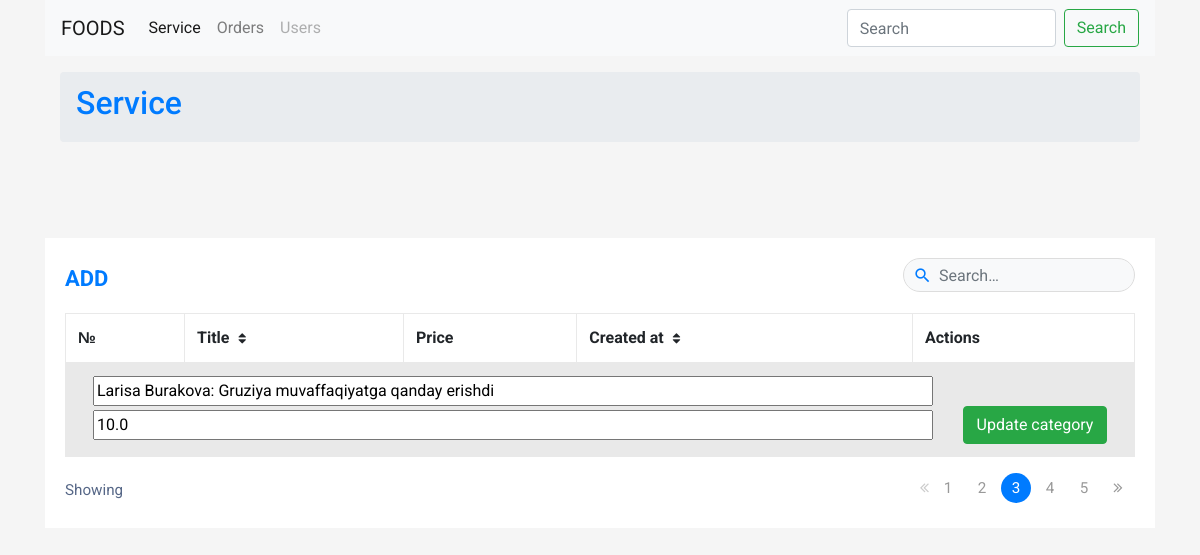
The app's page /update/1/ with its own data.
### service/models.py (models this page shows, shortened)
class ServiceModel(models.Model):
    category = models.ForeignKey(CategoryModel, on_delete=models.PROTECT, related_name='product', blank=True)
    title = models.CharField(max_length=255)
    price = models.FloatField()
    description = models.TextField(null=True, blank=True)
    image = models.ImageField(upload_to='products')
    created = models.DateTimeField(auto_now_add=True)
    class Meta:
        verbose_name = 'service'
        verbose_name_plural = 'services'

### service/views.py (the view)
# urls.py: path('update/<int:pk>/', ServiceUpdateView.as_view(), name='update'),
class ServiceUpdateView(UpdateView):
    model = ServiceModel
    form_class = ServiceModelForm
    template_name = 'service.html'
    success_url = '/'

### service/forms.py
class ServiceModelForm(forms.ModelForm):
    class Meta:
        model = ServiceModel
        exclude = ['created']

### hackathon/context_data.py (called while the page is built)
def get_order(request):
    return {
        'contacts': OrderModel.objects.order_by('-pk')
    }

### templates/service.html (shortened to what this page needs)
{% extends 'layouts/base.html' %}
{% load widget_tweaks %}
{% block extra_css %}
    <link rel="stylesheet" href="https://maxcdn.bootstrapcdn.com/font-awesome/4.7.0/css/font-awesome.min.css">
{% endblock %}
{% block content %}
    <div class="container mt-3">
        <div class="pages_heder">
            <ol class="breadcrumb">
                <li><a href="index-2.html"><h2>Service</h2></a></li>&nbsp;
            </ol>
        </div>
    </div>
    <div class="container-xl">
        <div class="table-responsive">
            <div class="table-wrapper">
                <div class="table-title">
                    <div class="row">
                        <div class="col-sm-8"><h2><b><a href="{% url 'service:create' %}">ADD</a></b></h2>
                        </div>
                        <div class="col-sm-4">
                            <div class="search-box">
                                <form>
                                    <i class="material-icons text-primary">&#xE8B6;</i>
                                    <input value="{{ request.GET.q }}" name="q" type="text"
                                           class="form-control bg-light"
                                           placeholder="Search&hellip;">
                                </form>
                            </div>
                        </div>
                    </div>
                </div>
                <table class="table table-striped table-hover table-bordered">
                    <thead>
                    <tr>
                        <th>№</th>
                        <th>Title <i class="fa fa-sort"></i></th>
                        <th>Price</th>
                        <th>Created at <i class="fa fa-sort"></i></th>
                        <th>Actions</th>
                    </tr>
                    </thead>
                    <tbody>
                    {% if 'update' in request.path %}
                        <tr class="w-100 table-active">
                            <td colspan="6">
                                <form method="post">
                                    <div class="form-inline">
                                        <div class="col-10 w-100">
                                            {{ form.title|add_class:'w-100' }}
                                        </div>
                                        <div class="col-10 w-100">
                                            {{ form.price|add_class:'w-100' }}
                                        </div>
                                        <div class="col-2 w-100">
                                            <button type="submit" class="btn btn-success w-100">Update category
                                            </button>
                                        </div>
                                    </div>
                                </form>
                            </td>
                        </tr>
                    {% endif %}
                    </tbody>
                </table>
                <div class="clearfix">
                    <div class="hint-text">Showing <b class="text-primary">{{ count }}</b></div>
                    <ul class="pagination">
                        <li class="page-item disabled"><a href="#"><i class="fa fa-angle-double-left"></i></a></li>
                        <li class="page-item"><a href="#" class="page-link">1</a></li>
                        <li class="page-item"><a href="#" class="page-link">2</a></li>
                        <li class="page-item active"><a href="#" class="page-link">3</a></li>
                        <li class="page-item"><a href="#" class="page-link">4</a></li>
                        <li class="page-item"><a href="#" class="page-link">5</a></li>
                        <li class="page-item"><a href="#" class="page-link"><i class="fa fa-angle-double-right"></i></a>
                        </li>
                    </ul>
                </div>
            </div>
        </div>
    </div>
{% endblock %}

### templates/service.html (style rules this page uses)
body { color: #566787; background: #f5f5f5; font-family: 'Roboto', sans-serif; }
.table-responsive { margin: 30px 0; }
.table-wrapper { min-width: 1000px; background: #fff; padding: 20px; box-shadow: 0 1px 1px rgba(0, 0, 0, .05); }
.table-title { padding-bottom: 10px; margin: 0 0 10px; min-width: 100%; }
.table-title h2 { margin: 8px 0 0; font-size: 22px; }
.search-box { position: relative; float: right; }
.search-box input { height: 34px; border-radius: 20px; padding-left: 35px; border-color: #ddd; box-shadow: none; }
.search-box i { color: #a0a5b1; position: absolute; font-size: 19px; top: 8px; left: 10px; }
table.table tr th, table.table tr td { border-color: #e9e9e9; }
table.table-striped tbody tr:nth-of-type(odd) { background-color: #fcfcfc; }
table.table th i { font-size: 13px; margin: 0 5px; cursor: pointer; }
table.table td:last-child { width: 130px; }
.pagination { float: right; margin: 0 0 5px; }
.pagination li a { border: none; font-size: 95%; width: 30px; height: 30px; color: #999; margin: 0 2px; line-height: 30px; border-radius: 30px !important; text-align: center; padding: 0; }
.pagination li.active a { background: #03A9F4; }
.pagination li.disabled i { color: #ccc; }
.pagination li i { font-size: 16px; padding-top: 6px }
.hint-text { float: left; margin-top: 6px; font-size: 95%; }

### records on screen
ServiceModel: title "Larisa Burakova: Gruziya muvaffaqiyatga qanday erishdi", price "10.0"
